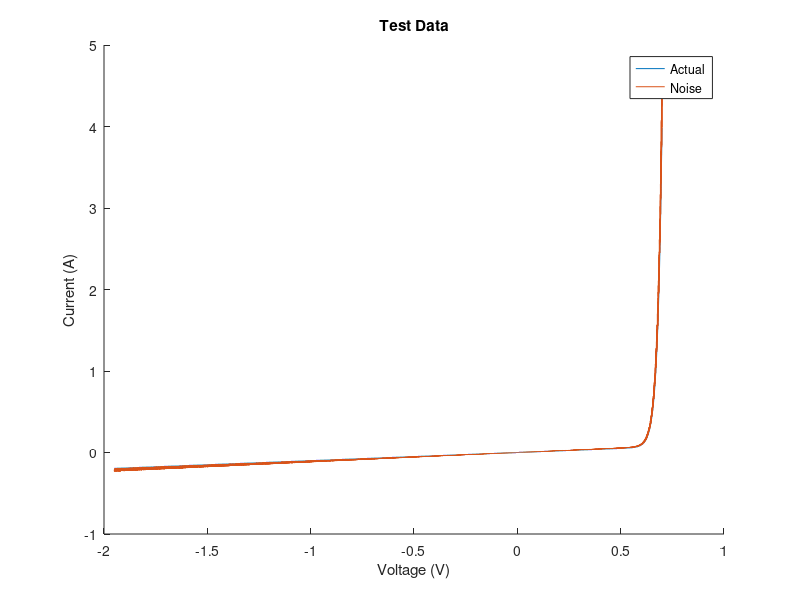
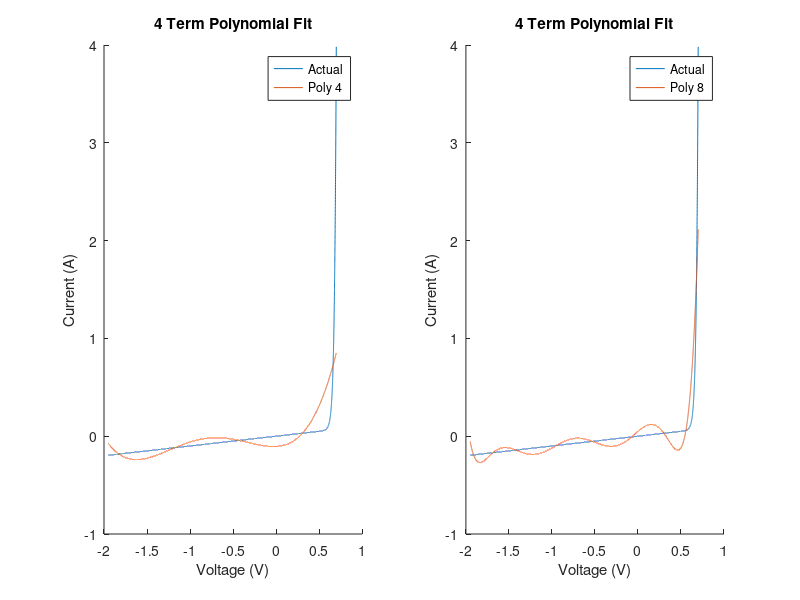

MATLAB code for these plots, in order: (Note: this script raises an error after producing the figures.)
%%%%% ELEC 4700 - Diode Paramater Extraction PA %%%%%
%%%%%%%%%%%%%%%%% March 20th,  2019 %%%%%%%%%%%%%%%%%

rng(234);

% Part 1 - Generate Rangdom Test Data
Is = 0.01E-12;  % A
Ib = 0.1E-12;   % A
Vb = 1.3;       % V
Gp = 0.1;       % Mho

V = linspace(-1.95, 0.7, 20000)';
I_actual = Is*(exp((1.2/0.025)*V)) + Gp*V + Ib*exp(-(1.2/0.25)*(V+Vb));
I_test = I_actual.*(1+0.2*rand(length(I_actual),1));

f_1 = figure('Name', 'Part 1');
hold on;
plot(V,I_actual);
plot(V,I_test);
title('Test Data');
legend('Actual', 'Noise');
xlabel('Voltage (V)');
ylabel('Current (A)');




% Part 2 - Ploynomial Fit
p4 = polyfit(V, I_test, 4);
p8 = polyfit(V, I_test, 8);

I_p4 = polyval(p4,V);
I_p8 = polyval(p8,V);

f_2 = figure('Name', 'Part 2');
hold on;

subplot(1,2,1);
title('4 Term Polynomial Fit');
hold on;
xlabel('Voltage (V)');
ylabel('Current (A)');
plot(V,I_actual);
plot(V,I_p4);
legend('Actual', 'Poly 4');

subplot(1,2,2);
title('4 Term Polynomial Fit');
hold on;
xlabel('Voltage (V)');
ylabel('Current (A)');
plot(V,I_actual);
plot(V,I_p8);
legend('Actual', 'Poly 8');

% Part 3 - Nonlinear fit
fo = fittype('A.*(exp(1.2*x/25e-3)-1) + B.*x - C*(exp(1.2*(-(x+D))/25e-3)-1)');
ff = fit(V, I_test, fo);
I_f = ff(V);

f_3 = figure('Name', 'Part 3');
hold on;
plot(V,I_actual);
plot(V,I_f);
title('Non-linear Fit');
legend('Actual', 'Non-linear Fit');
xlabel('Voltage (V)');
ylabel('Current (A)');

% Part 4 - Neural Net
inputs = V.';
targets = I_test.';
hiddenLayerSize = 10;
net = fitnet(hiddenLayerSize);
net.divideParam.trainRatio = 70/100;
net.divideParam.valRatio = 15/100;
net.divideParam.testRatio = 15/100;
[net,tr] = train(net,inputs,targets);
outputs = net(inputs);
errors = gsubtract(outputs,targets);
performance = perform(net,targets,outputs)
view(net)
Inn = outputs;

f_4 = figure('Name', 'Part 4');
hold on;
plot(V,I_actual);
plot(V,outputs');
title('Non-linear Fit');
legend('Actual', 'Neural Net Fit');
xlabel('Voltage (V)');
ylabel('Current (A)');

figure(f_3);
figure(f_2);
figure(f_1);